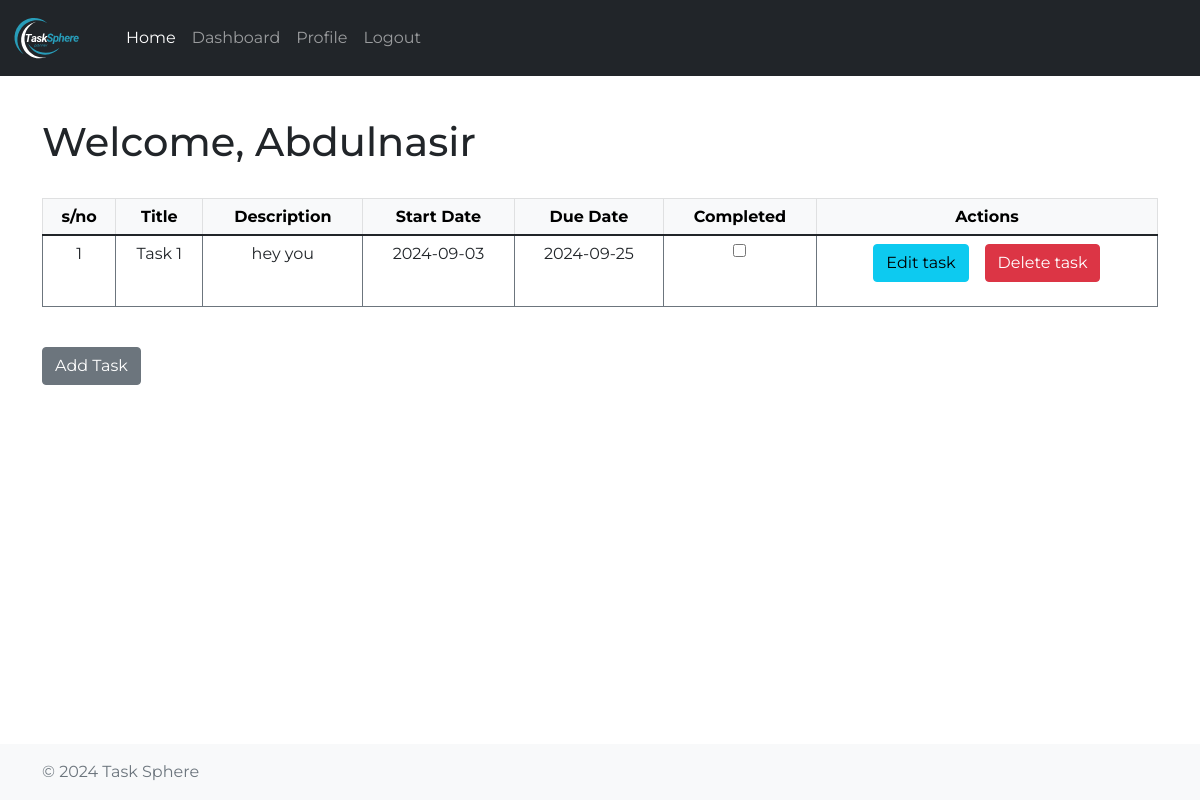
The page /dashboard (signed in) on the database its author committed.
### app/models.py (models this page shows, shortened)
class User(db.Model, UserMixin):
	id = db.Column(db.Integer, primary_key=True)
	firstname = db.Column(db.String(64), nullable=False)
	lastname = db.Column(db.String(64), nullable=False)
	username = db.Column(db.String(64), index=True, unique=True, nullable=False)
	email = db.Column(db.String(120), unique=True, nullable=False)
	password_hash = db.Column(db.String(120), nullable=False)
	phone = db.Column(db.String(20), unique=True, nullable=False)
	tasks = db.relationship('Task', backref='owner', lazy=True)

class Task(db.Model):
	id = db.Column(db.Integer, primary_key=True, autoincrement=True)
	title = db.Column(db.String(100), nullable=False)
	description = db.Column(db.String(500), nullable=False)
	start_date = db.Column(db.DateTime, nullable=False, default=datetime.utcnow)
	due_date = db.Column(db.DateTime)
	completed = db.Column(db.Boolean, default=False)
	user_id = db.Column(db.Integer, db.ForeignKey('user.id'), nullable=False)
	reminders = db.relationship('Reminder', backref='task', cascade='all, delete-orphan', passive_deletes=True)

### app/routes.py (the view)
@auth_bp.route('/dashboard')
@login_required
def dashboard():
	form = LogoutForm()
	tasks = Task.query.filter_by(user_id=current_user.id).all()
	return render_template('dashboard.html', tasks=tasks, form=form, user=current_user)

### app/forms.py
class LogoutForm(FlaskForm):
	submit  = SubmitField('Logout')

### app/__init__.py (called while the page is built)
def create_app():
    app = Flask(__name__, static_folder='templates/static')
    app.config.from_object('config.Config')
    db.init_app(app)
    migrate.init_app(app, db)
    login_manager.init_app(app)
    mail.init_app(app)
    login_manager.login_view = 'auth.login'
    @login_manager.user_loader
    def load_user(user_id):
        from app.models import User
        return User.query.get(int(user_id))
    from app.routes import auth_bp
    app.register_blueprint(auth_bp, url_prefix='/')
    app.config.update(
        CELERY_BROKER_URL='redis://localhost:6379/0',
        CELERY_RESULT_BACKEND='redis://localhost:6379/0'
    )
    celery = make_celery(app)
    mail.init_app(app)
    return app

### app/templates/dashboard.html (shortened to what this page needs)
{% extends 'base.html' %}
{% block content %}
<h1>Welcome, {{ user.username }}</h1><br>
{% if tasks %}
<table class="table table-bordered border-secondary text-center" border="1" cellpadding="12">
    <thead class="table-light">
        <strong>
        	<tr>
        	<th>s/no</th>
            <th>Title</th>
            <th>Description</th>
            <th>Start Date</th>
            <th>Due Date</th>
            <th>Completed</th>
            <th>Actions</th>
        </tr>
        </strong>
    </thead>
    <tbody>
        {% for task in tasks %}
        <tr>
        	<td>{{ loop.index }}</td>
            <td>{{ task.title }}</td>
            <td>{{ task.description }}</td>
            <td>{{ task.start_date.strftime('%Y-%m-%d') if task.start_date else 'N/A' }}</td>
            <td>{{ task.due_date.strftime('%Y-%m-%d') if task.due_date else 'N/A' }}</td>
            <td>
                <form method="POST" action="{{ url_for('auth.toggle_complete', task_id=task.id) }}" class="d-inline">
                    <input type="checkbox" name="completed" onchange="this.form.submit()" {% if task.completed %}checked{% endif %}>
                </form>
            </td>
            <td>
            	<div class="d-flex justify-content-center">
                    <a href="{{ url_for('auth.edit_task', task_id=task.id) }}" class="me-3">
                        <button class="btn btn-info" type="button">Edit task</button>
                    </a>
                    <form method="POST" action="{{ url_for('auth.delete_task', task_id=task.id) }}" class="d-inline">
                        <button class="btn btn-danger" type="submit" onclick="return confirm('Are you sure you want to delete this task?')">Delete task</button>
                    </form>
                </div>
            </td>
        </tr>
        {% endfor %}
    </tbody>
</table><br>
<div class="d-flex justify-content-start align-items-center">
    <a href="{{ url_for('auth.add_task') }}">
        <button style="margin-right: 10px;" class="btn btn-secondary" type="button">Add Task</button>
    </a>
</div>
{%endif%}
{% endblock %}

### app/templates/static/css/hero.css (style rules this page uses)
body { font-family: 'Montserrat', sans-serif; }

### rows shown on the page
User: username "Abdulnasir"
Task: title "Task 1", description "hey you", start_date "2024-09-03", due_date "2024-09-25"
